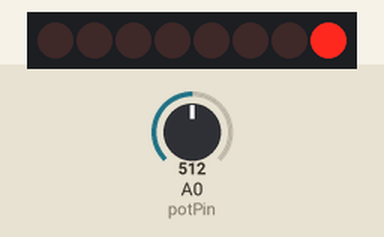
Simulated run of this sketch. Board: Arduino Uno, built with avr-gcc and run on an emulated ATmega328P. Shown: 8 shift-register outputs drawn as a row of LEDs (first output left, lit = HIGH). Wiring (inferred from the names in the program): shift register (74HC595): data pin 8; shift clock pin 10; latch pin 9. Wiring (inferred from the signals the program sends): row of LEDs: on Q0, Q1, Q2, Q3, Q4, Q5, Q6, Q7. The test bench sets the inputs (shaded band); at power-on: A0 (potPin) = 512.

Above: at 1.2 s.
1.3 s: A0 (potPin) set to 716
At 2.5 s:
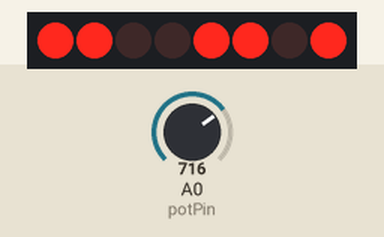
2.8 s: A0 (potPin) set to 900
At 3.6 s:
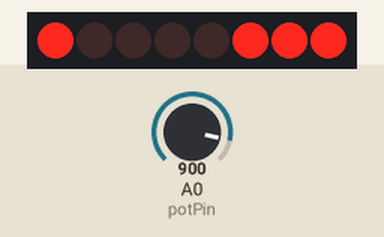
4.3 s: A0 (potPin) set to 1023
At 4.8 s:
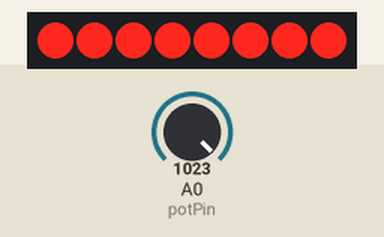
5.8 s: A0 (potPin) set to 511
At 7.0 s:
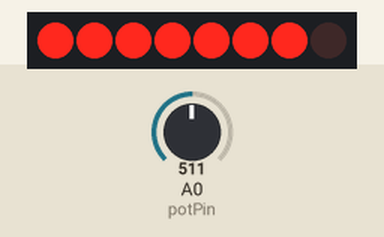
7.3 s: A0 (potPin) set to 306
At 8.2 s:
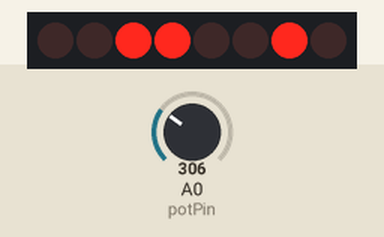
8.8 s: A0 (potPin) set to 122
At 9.4 s:
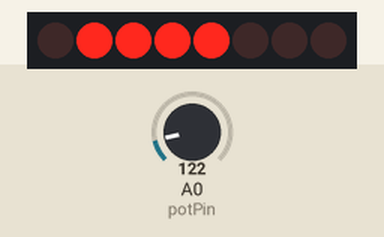
Timing chart, 0 to 11.3 s (numbered marks = the images above; inputs shaded):
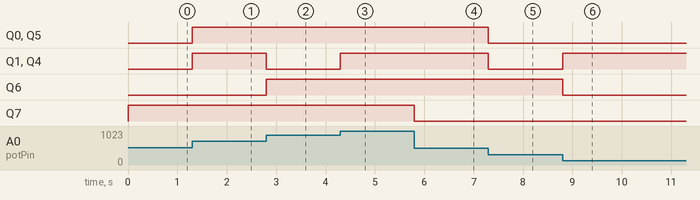

Measured:
- after the input at 1.3 s, Q0, Q1, Q4, Q5: LOW → HIGH at once
- after the input at 2.8 s, Q1, Q4: HIGH → LOW at once; Q6: LOW → HIGH at once
- after the input at 4.3 s, Q1, Q4: LOW → HIGH at once
- after the input at 5.8 s, Q7: HIGH → LOW at once
- after the input at 7.3 s, Q0, Q1, Q4, Q5: HIGH → LOW at once
- after the input at 8.8 s, Q1, Q4: LOW → HIGH at once; Q6: HIGH → LOW at once

The sketch:

ShiftRegister_Potentiometer_Binary_LED_Counter.ino
```cpp
// By: Hosamov 10/8/17
// Binary LED Display - Potentiometer
// Connect potentiometer to analog pin 0 and read its value.
// Display potentiometer value in binary on the row of LEDs
// through the shift register(s) (74HC595).

#define DATA 8   // Connect to DS/Pin 14 of SR
#define LATCH 9  // Connect to ST_CP/pin 12 of SR
#define CLOCK 10 // Connect to SH_CP/pin 11 of SR

const int potPin = 0;

int val;

void setup() {
  pinMode(LATCH, OUTPUT);
  pinMode(CLOCK, OUTPUT);
  pinMode(DATA, OUTPUT);
}

void loop() {
  val = analogRead(potPin);     // get the value of the potentiometer
  val = map(val,0,1024,0,256);  // Scale val to 256
  displayPotValue(val);         // Show value of potentiometer on LED display.
}

void displayPotValue(byte a) {
  //send the byte to be displayed on the LEDs
  digitalWrite(LATCH, LOW);
  shiftOut(DATA, CLOCK, MSBFIRST, a);
  digitalWrite(LATCH, HIGH);
}
```
